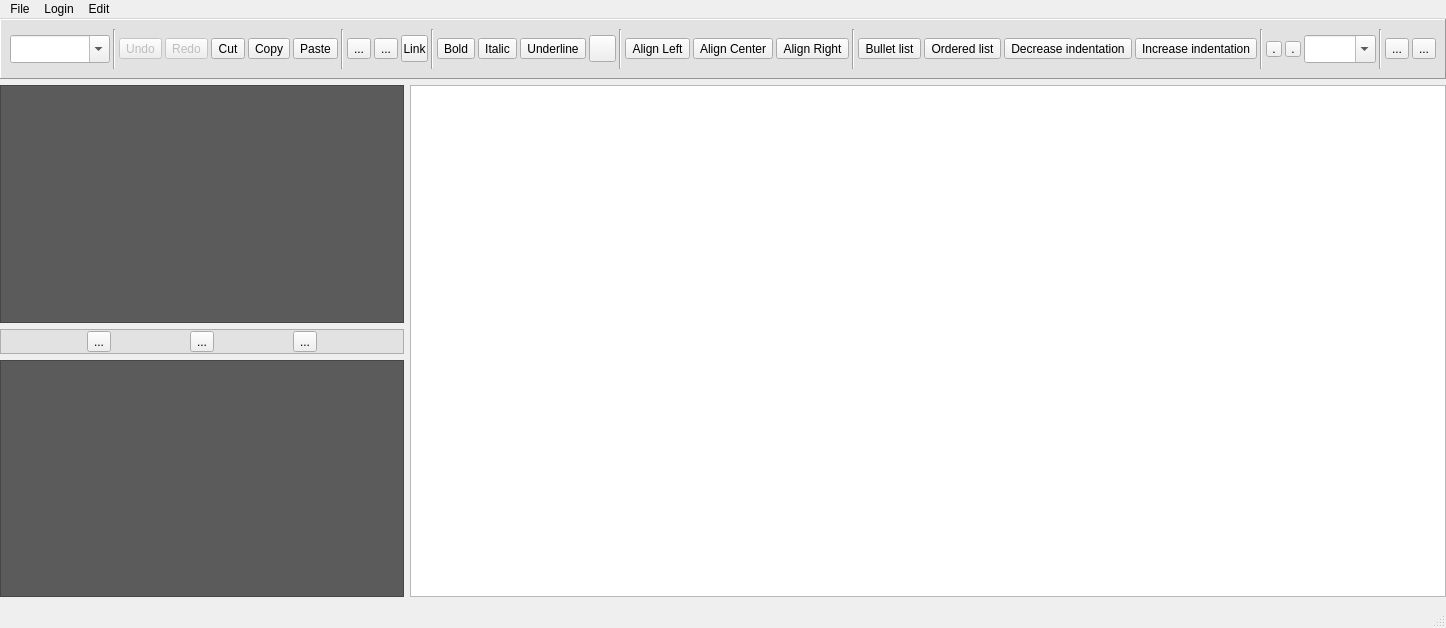
<?xml version="1.0" encoding="UTF-8"?>
<ui version="4.0">
 <class>Editor</class>
 <widget class="QMainWindow" name="Editor">
  <property name="geometry">
   <rect>
    <x>0</x>
    <y>0</y>
    <width>894</width>
    <height>628</height>
   </rect>
  </property>
  <property name="sizePolicy">
   <sizepolicy hsizetype="Preferred" vsizetype="Maximum">
    <horstretch>0</horstretch>
    <verstretch>0</verstretch>
   </sizepolicy>
  </property>
  <property name="windowTitle">
   <string>Editor</string>
  </property>
  <property name="styleSheet">
   <string notr="true"/>
  </property>
  <widget class="QWidget" name="centralwidget">
   <property name="styleSheet">
    <string notr="true"/>
   </property>
   <layout class="QVBoxLayout" name="verticalLayout">
    <property name="leftMargin">
     <number>0</number>
    </property>
    <property name="topMargin">
     <number>0</number>
    </property>
    <property name="rightMargin">
     <number>0</number>
    </property>
    <item alignment="Qt::AlignVCenter">
     <widget class="QFrame" name="frame">
      <property name="sizePolicy">
       <sizepolicy hsizetype="Expanding" vsizetype="Expanding">
        <horstretch>0</horstretch>
        <verstretch>0</verstretch>
       </sizepolicy>
      </property>
      <property name="minimumSize">
       <size>
        <width>0</width>
        <height>60</height>
       </size>
      </property>
      <property name="maximumSize">
       <size>
        <width>16777215</width>
        <height>80</height>
       </size>
      </property>
      <property name="styleSheet">
       <string notr="true">QFrame#frame
{
	background-color: rgb(226, 226, 226);
}</string>
      </property>
      <property name="frameShape">
       <enum>QFrame::Panel</enum>
      </property>
      <property name="frameShadow">
       <enum>QFrame::Raised</enum>
      </property>
      <layout class="QVBoxLayout" name="verticalLayout_3">
       <item>
        <widget class="QFrame" name="f_toolBar">
         <property name="sizePolicy">
          <sizepolicy hsizetype="Expanding" vsizetype="Expanding">
           <horstretch>0</horstretch>
           <verstretch>0</verstretch>
          </sizepolicy>
         </property>
         <property name="minimumSize">
          <size>
           <width>870</width>
           <height>40</height>
          </size>
         </property>
         <property name="maximumSize">
          <size>
           <width>1200</width>
           <height>16777215</height>
          </size>
         </property>
         <property name="styleSheet">
          <string notr="true"/>
         </property>
         <layout class="QHBoxLayout" name="horizontalLayout_3">
          <property name="spacing">
           <number>3</number>
          </property>
          <property name="sizeConstraint">
           <enum>QLayout::SetMinimumSize</enum>
          </property>
          <property name="leftMargin">
           <number>0</number>
          </property>
          <property name="topMargin">
           <number>0</number>
          </property>
          <property name="rightMargin">
           <number>0</number>
          </property>
          <property name="bottomMargin">
           <number>0</number>
          </property>
          <item>
           <widget class="QComboBox" name="f_paragraph">
            <property name="sizePolicy">
             <sizepolicy hsizetype="Maximum" vsizetype="Maximum">
              <horstretch>0</horstretch>
              <verstretch>0</verstretch>
             </sizepolicy>
            </property>
            <property name="minimumSize">
             <size>
              <width>100</width>
              <height>0</height>
             </size>
            </property>
            <property name="maximumSize">
             <size>
              <width>100</width>
              <height>28</height>
             </size>
            </property>
            <property name="focusPolicy">
             <enum>Qt::ClickFocus</enum>
            </property>
            <property name="toolTip">
             <string>Paragraph formatting</string>
            </property>
            <property name="editable">
             <bool>true</bool>
            </property>
           </widget>
          </item>
          <item>
           <widget class="Line" name="line_4">
            <property name="orientation">
             <enum>Qt::Vertical</enum>
            </property>
           </widget>
          </item>
          <item>
           <widget class="QToolButton" name="f_undo">
            <property name="enabled">
             <bool>false</bool>
            </property>
            <property name="focusPolicy">
             <enum>Qt::ClickFocus</enum>
            </property>
            <property name="toolTip">
             <string>Undo (CTRL+Z)</string>
            </property>
            <property name="styleSheet">
             <string notr="true"/>
            </property>
            <property name="text">
             <string>Undo</string>
            </property>
            <property name="icon">
             <iconset resource="../resources/myqrc.qrc">
              <normaloff>:/images/ico/editor-undo.png</normaloff>:/images/ico/editor-undo.png</iconset>
            </property>
            <property name="iconSize">
             <size>
              <width>16</width>
              <height>16</height>
             </size>
            </property>
           </widget>
          </item>
          <item>
           <widget class="QToolButton" name="f_redo">
            <property name="enabled">
             <bool>false</bool>
            </property>
            <property name="focusPolicy">
             <enum>Qt::ClickFocus</enum>
            </property>
            <property name="toolTip">
             <string>Redo</string>
            </property>
            <property name="styleSheet">
             <string notr="true"/>
            </property>
            <property name="text">
             <string>Redo</string>
            </property>
            <property name="icon">
             <iconset>
              <normaloff>../resources/images/ico/editor-redo.png</normaloff>../resources/images/ico/editor-redo.png</iconset>
            </property>
            <property name="iconSize">
             <size>
              <width>16</width>
              <height>16</height>
             </size>
            </property>
           </widget>
          </item>
          <item>
           <widget class="QToolButton" name="f_cut">
            <property name="focusPolicy">
             <enum>Qt::ClickFocus</enum>
            </property>
            <property name="toolTip">
             <string>Cut (CTRL+X)</string>
            </property>
            <property name="styleSheet">
             <string notr="true"/>
            </property>
            <property name="text">
             <string>Cut</string>
            </property>
            <property name="icon">
             <iconset resource="../resources/myqrc.qrc">
              <normaloff>:/images/ico/editor-cut.png</normaloff>:/images/ico/editor-cut.png</iconset>
            </property>
            <property name="iconSize">
             <size>
              <width>16</width>
              <height>16</height>
             </size>
            </property>
           </widget>
          </item>
          <item>
           <widget class="QToolButton" name="f_copy">
            <property name="focusPolicy">
             <enum>Qt::ClickFocus</enum>
            </property>
            <property name="toolTip">
             <string>Copy (CTRL+C)</string>
            </property>
            <property name="styleSheet">
             <string notr="true"/>
            </property>
            <property name="text">
             <string>Copy</string>
            </property>
            <property name="icon">
             <iconset resource="../resources/myqrc.qrc">
              <normaloff>:/images/ico/editor-copy .png</normaloff>:/images/ico/editor-copy .png</iconset>
            </property>
            <property name="iconSize">
             <size>
              <width>16</width>
              <height>16</height>
             </size>
            </property>
           </widget>
          </item>
          <item>
           <widget class="QToolButton" name="f_paste">
            <property name="focusPolicy">
             <enum>Qt::ClickFocus</enum>
            </property>
            <property name="toolTip">
             <string>Paste (CTRL+V)</string>
            </property>
            <property name="styleSheet">
             <string notr="true"/>
            </property>
            <property name="text">
             <string>Paste</string>
            </property>
            <property name="icon">
             <iconset resource="../resources/myqrc.qrc">
              <normaloff>:/images/ico/editor-paste.png</normaloff>:/images/ico/editor-paste.png</iconset>
            </property>
            <property name="iconSize">
             <size>
              <width>16</width>
              <height>16</height>
             </size>
            </property>
           </widget>
          </item>
          <item>
           <widget class="Line" name="line_2">
            <property name="orientation">
             <enum>Qt::Vertical</enum>
            </property>
           </widget>
          </item>
          <item>
           <widget class="QToolButton" name="f_split_paragraph">
            <property name="toolTip">
             <string>Horizental Line</string>
            </property>
            <property name="styleSheet">
             <string notr="true"/>
            </property>
            <property name="text">
             <string>...</string>
            </property>
            <property name="icon">
             <iconset resource="../resources/myqrc.qrc">
              <normaloff>:/images/ico/editor-hr.png</normaloff>:/images/ico/editor-hr.png</iconset>
            </property>
           </widget>
          </item>
          <item>
           <widget class="QToolButton" name="f_split_page">
            <property name="toolTip">
             <string>Double Horizental Line</string>
            </property>
            <property name="styleSheet">
             <string notr="true"/>
            </property>
            <property name="text">
             <string>...</string>
            </property>
            <property name="icon">
             <iconset resource="../resources/myqrc.qrc">
              <normaloff>:/images/ico/split-page.png</normaloff>:/images/ico/split-page.png</iconset>
            </property>
           </widget>
          </item>
          <item>
           <widget class="QToolButton" name="f_link">
            <property name="minimumSize">
             <size>
              <width>27</width>
              <height>27</height>
             </size>
            </property>
            <property name="focusPolicy">
             <enum>Qt::ClickFocus</enum>
            </property>
            <property name="toolTip">
             <string>Link (CTRL+L)</string>
            </property>
            <property name="styleSheet">
             <string notr="true"/>
            </property>
            <property name="text">
             <string>Link</string>
            </property>
            <property name="icon">
             <iconset resource="../resources/myqrc.qrc">
              <normaloff>:/images/ico/editor-link.png</normaloff>:/images/ico/editor-link.png</iconset>
            </property>
            <property name="iconSize">
             <size>
              <width>16</width>
              <height>16</height>
             </size>
            </property>
            <property name="checkable">
             <bool>true</bool>
            </property>
           </widget>
          </item>
          <item>
           <widget class="Line" name="line_3">
            <property name="orientation">
             <enum>Qt::Vertical</enum>
            </property>
           </widget>
          </item>
          <item>
           <widget class="QToolButton" name="f_bold">
            <property name="focusPolicy">
             <enum>Qt::ClickFocus</enum>
            </property>
            <property name="toolTip">
             <string notr="true">Bold (CTRL+B)</string>
            </property>
            <property name="styleSheet">
             <string notr="true"/>
            </property>
            <property name="text">
             <string>Bold</string>
            </property>
            <property name="icon">
             <iconset resource="../resources/myqrc.qrc">
              <normaloff>:/images/ico/editor-bold.png</normaloff>:/images/ico/editor-bold.png</iconset>
            </property>
            <property name="iconSize">
             <size>
              <width>20</width>
              <height>20</height>
             </size>
            </property>
            <property name="checkable">
             <bool>true</bool>
            </property>
           </widget>
          </item>
          <item>
           <widget class="QToolButton" name="f_italic">
            <property name="focusPolicy">
             <enum>Qt::ClickFocus</enum>
            </property>
            <property name="toolTip">
             <string>Italic (CTRL+I)</string>
            </property>
            <property name="styleSheet">
             <string notr="true"/>
            </property>
            <property name="text">
             <string>Italic</string>
            </property>
            <property name="icon">
             <iconset resource="../resources/myqrc.qrc">
              <normaloff>:/images/ico/editor-italic.png</normaloff>:/images/ico/editor-italic.png</iconset>
            </property>
            <property name="iconSize">
             <size>
              <width>20</width>
              <height>20</height>
             </size>
            </property>
            <property name="checkable">
             <bool>true</bool>
            </property>
           </widget>
          </item>
          <item>
           <widget class="QToolButton" name="f_underline">
            <property name="focusPolicy">
             <enum>Qt::ClickFocus</enum>
            </property>
            <property name="toolTip">
             <string>Underline (CTRL+U)</string>
            </property>
            <property name="styleSheet">
             <string notr="true"/>
            </property>
            <property name="text">
             <string>Underline</string>
            </property>
            <property name="icon">
             <iconset resource="../resources/myqrc.qrc">
              <normaloff>:/images/ico/editor-underline.png</normaloff>:/images/ico/editor-underline.png</iconset>
            </property>
            <property name="iconSize">
             <size>
              <width>20</width>
              <height>20</height>
             </size>
            </property>
            <property name="checkable">
             <bool>true</bool>
            </property>
           </widget>
          </item>
          <item>
           <widget class="QToolButton" name="f_strikeout">
            <property name="minimumSize">
             <size>
              <width>27</width>
              <height>27</height>
             </size>
            </property>
            <property name="maximumSize">
             <size>
              <width>27</width>
              <height>27</height>
             </size>
            </property>
            <property name="styleSheet">
             <string notr="true"/>
            </property>
            <property name="text">
             <string/>
            </property>
            <property name="icon">
             <iconset resource="../resources/myqrc.qrc">
              <normaloff>:/images/ico/editor-strikethrough.png</normaloff>:/images/ico/editor-strikethrough.png</iconset>
            </property>
            <property name="checkable">
             <bool>true</bool>
            </property>
           </widget>
          </item>
          <item>
           <widget class="Line" name="line_8">
            <property name="orientation">
             <enum>Qt::Vertical</enum>
            </property>
           </widget>
          </item>
          <item>
           <widget class="QToolButton" name="f_justify_left">
            <property name="styleSheet">
             <string notr="true"/>
            </property>
            <property name="text">
             <string>Align Left</string>
            </property>
            <property name="icon">
             <iconset resource="../resources/myqrc.qrc">
              <normaloff>:/images/ico/editor-align-left.png</normaloff>:/images/ico/editor-align-left.png</iconset>
            </property>
            <property name="checkable">
             <bool>false</bool>
            </property>
           </widget>
          </item>
          <item>
           <widget class="QToolButton" name="f_justify_center">
            <property name="styleSheet">
             <string notr="true"/>
            </property>
            <property name="text">
             <string>Align Center</string>
            </property>
            <property name="icon">
             <iconset resource="../resources/myqrc.qrc">
              <normaloff>:/images/ico/editor-align-center.png</normaloff>:/images/ico/editor-align-center.png</iconset>
            </property>
            <property name="checkable">
             <bool>false</bool>
            </property>
           </widget>
          </item>
          <item>
           <widget class="QToolButton" name="f_justify_right">
            <property name="styleSheet">
             <string notr="true"/>
            </property>
            <property name="text">
             <string>Align Right</string>
            </property>
            <property name="icon">
             <iconset resource="../resources/myqrc.qrc">
              <normaloff>:/images/ico/editor-align-right.png</normaloff>:/images/ico/editor-align-right.png</iconset>
            </property>
            <property name="checkable">
             <bool>false</bool>
            </property>
           </widget>
          </item>
          <item>
           <widget class="Line" name="line_5">
            <property name="orientation">
             <enum>Qt::Vertical</enum>
            </property>
           </widget>
          </item>
          <item>
           <widget class="QToolButton" name="f_list_bullet">
            <property name="focusPolicy">
             <enum>Qt::ClickFocus</enum>
            </property>
            <property name="toolTip">
             <string>Bullet list (CTRL+-)</string>
            </property>
            <property name="styleSheet">
             <string notr="true"/>
            </property>
            <property name="text">
             <string>Bullet list</string>
            </property>
            <property name="icon">
             <iconset resource="../resources/myqrc.qrc">
              <normaloff>:/images/ico/editor-list-bulleted.png</normaloff>:/images/ico/editor-list-bulleted.png</iconset>
            </property>
            <property name="iconSize">
             <size>
              <width>16</width>
              <height>16</height>
             </size>
            </property>
            <property name="checkable">
             <bool>true</bool>
            </property>
           </widget>
          </item>
          <item>
           <widget class="QToolButton" name="f_list_ordered">
            <property name="focusPolicy">
             <enum>Qt::ClickFocus</enum>
            </property>
            <property name="toolTip">
             <string>Ordered list (CTRL+=)</string>
            </property>
            <property name="styleSheet">
             <string notr="true"/>
            </property>
            <property name="text">
             <string>Ordered list</string>
            </property>
            <property name="icon">
             <iconset resource="../resources/myqrc.qrc">
              <normaloff>:/images/ico/editor-list-numbers.png</normaloff>:/images/ico/editor-list-numbers.png</iconset>
            </property>
            <property name="iconSize">
             <size>
              <width>16</width>
              <height>16</height>
             </size>
            </property>
            <property name="checkable">
             <bool>true</bool>
            </property>
           </widget>
          </item>
          <item>
           <widget class="QToolButton" name="f_indent_dec">
            <property name="focusPolicy">
             <enum>Qt::ClickFocus</enum>
            </property>
            <property name="toolTip">
             <string>Decrease indentation (CTRL+,)</string>
            </property>
            <property name="styleSheet">
             <string notr="true"/>
            </property>
            <property name="text">
             <string>Decrease indentation</string>
            </property>
            <property name="icon">
             <iconset resource="../resources/myqrc.qrc">
              <normaloff>:/images/ico/editor-reduce-indent.png</normaloff>:/images/ico/editor-reduce-indent.png</iconset>
            </property>
            <property name="iconSize">
             <size>
              <width>16</width>
              <height>16</height>
             </size>
            </property>
           </widget>
          </item>
          <item>
           <widget class="QToolButton" name="f_indent_inc">
            <property name="focusPolicy">
             <enum>Qt::ClickFocus</enum>
            </property>
            <property name="toolTip">
             <string>Increase indentation (CTRL+.)</string>
            </property>
            <property name="styleSheet">
             <string notr="true"/>
            </property>
            <property name="text">
             <string>Increase indentation</string>
            </property>
            <property name="icon">
             <iconset resource="../resources/myqrc.qrc">
              <normaloff>:/images/ico/editor-add-indent.png</normaloff>:/images/ico/editor-add-indent.png</iconset>
            </property>
            <property name="iconSize">
             <size>
              <width>16</width>
              <height>16</height>
             </size>
            </property>
           </widget>
          </item>
          <item>
           <widget class="Line" name="line_6">
            <property name="orientation">
             <enum>Qt::Vertical</enum>
            </property>
           </widget>
          </item>
          <item>
           <widget class="QToolButton" name="f_fgcolor">
            <property name="minimumSize">
             <size>
              <width>16</width>
              <height>16</height>
             </size>
            </property>
            <property name="maximumSize">
             <size>
              <width>16</width>
              <height>16</height>
             </size>
            </property>
            <property name="focusPolicy">
             <enum>Qt::ClickFocus</enum>
            </property>
            <property name="toolTip">
             <string>Text foreground color</string>
            </property>
            <property name="text">
             <string>.</string>
            </property>
            <property name="iconSize">
             <size>
              <width>16</width>
              <height>16</height>
             </size>
            </property>
           </widget>
          </item>
          <item>
           <widget class="QToolButton" name="f_bgcolor">
            <property name="minimumSize">
             <size>
              <width>16</width>
              <height>16</height>
             </size>
            </property>
            <property name="maximumSize">
             <size>
              <width>16</width>
              <height>16</height>
             </size>
            </property>
            <property name="focusPolicy">
             <enum>Qt::ClickFocus</enum>
            </property>
            <property name="toolTip">
             <string>Text background color</string>
            </property>
            <property name="text">
             <string>.</string>
            </property>
            <property name="iconSize">
             <size>
              <width>16</width>
              <height>16</height>
             </size>
            </property>
           </widget>
          </item>
          <item>
           <widget class="QComboBox" name="f_fontsize">
            <property name="sizePolicy">
             <sizepolicy hsizetype="Maximum" vsizetype="Maximum">
              <horstretch>0</horstretch>
              <verstretch>0</verstretch>
             </sizepolicy>
            </property>
            <property name="maximumSize">
             <size>
              <width>88</width>
              <height>28</height>
             </size>
            </property>
            <property name="focusPolicy">
             <enum>Qt::ClickFocus</enum>
            </property>
            <property name="toolTip">
             <string>Font size</string>
            </property>
            <property name="editable">
             <bool>true</bool>
            </property>
           </widget>
          </item>
          <item>
           <widget class="Line" name="line_7">
            <property name="orientation">
             <enum>Qt::Vertical</enum>
            </property>
           </widget>
          </item>
          <item>
           <widget class="QToolButton" name="f_image">
            <property name="styleSheet">
             <string notr="true"/>
            </property>
            <property name="text">
             <string notr="true">...</string>
            </property>
            <property name="icon">
             <iconset resource="../resources/myqrc.qrc">
              <normaloff>:/images/ico/editor-image.png</normaloff>:/images/ico/editor-image.png</iconset>
            </property>
           </widget>
          </item>
          <item>
           <widget class="QToolButton" name="f_menu">
            <property name="maximumSize">
             <size>
              <width>27</width>
              <height>16777215</height>
             </size>
            </property>
            <property name="styleSheet">
             <string notr="true"/>
            </property>
            <property name="text">
             <string>...</string>
            </property>
           </widget>
          </item>
         </layout>
        </widget>
       </item>
      </layout>
     </widget>
    </item>
    <item>
     <layout class="QHBoxLayout" name="horizontalLayout">
      <item>
       <layout class="QVBoxLayout" name="verticalLayout_2">
        <item>
         <widget class="QTreeView" name="local_filesystem_view">
          <property name="sizePolicy">
           <sizepolicy hsizetype="Maximum" vsizetype="Expanding">
            <horstretch>0</horstretch>
            <verstretch>0</verstretch>
           </sizepolicy>
          </property>
          <property name="minimumSize">
           <size>
            <width>202</width>
            <height>224</height>
           </size>
          </property>
          <property name="maximumSize">
           <size>
            <width>404</width>
            <height>16777215</height>
           </size>
          </property>
          <property name="styleSheet">
           <string notr="true">QTreeView
{
	
	background-color: rgb(91, 91, 91);
	color:white;
}</string>
          </property>
          <property name="editTriggers">
           <set>QAbstractItemView::NoEditTriggers</set>
          </property>
         </widget>
        </item>
        <item>
         <widget class="QFrame" name="frame_2">
          <property name="minimumSize">
           <size>
            <width>202</width>
            <height>25</height>
           </size>
          </property>
          <property name="maximumSize">
           <size>
            <width>404</width>
            <height>30</height>
           </size>
          </property>
          <property name="styleSheet">
           <string notr="true">QFrame
{
	background-color: rgb(226, 226, 226);
}</string>
          </property>
          <property name="frameShape">
           <enum>QFrame::StyledPanel</enum>
          </property>
          <property name="frameShadow">
           <enum>QFrame::Raised</enum>
          </property>
          <layout class="QHBoxLayout" name="horizontalLayout_2">
           <property name="spacing">
            <number>2</number>
           </property>
           <property name="topMargin">
            <number>0</number>
           </property>
           <property name="bottomMargin">
            <number>0</number>
           </property>
           <item>
            <widget class="QToolButton" name="n_upload">
             <property name="styleSheet">
              <string notr="true"/>
             </property>
             <property name="text">
              <string>...</string>
             </property>
             <property name="icon">
              <iconset resource="../resources/myqrc.qrc">
               <normaloff>:/images/ico/n-upload.png</normaloff>:/images/ico/n-upload.png</iconset>
             </property>
            </widget>
           </item>
           <item>
            <widget class="QToolButton" name="n_delete">
             <property name="styleSheet">
              <string notr="true"/>
             </property>
             <property name="text">
              <string>...</string>
             </property>
             <property name="icon">
              <iconset theme="edit-delete" resource="../resources/myqrc.qrc">
               <normaloff>:/images/ico/n-delete.png</normaloff>:/images/ico/n-delete.png</iconset>
             </property>
            </widget>
           </item>
           <item>
            <widget class="QToolButton" name="n_refresh">
             <property name="styleSheet">
              <string notr="true"/>
             </property>
             <property name="text">
              <string>...</string>
             </property>
             <property name="icon">
              <iconset theme="view-refresh" resource="../resources/myqrc.qrc">
               <normaloff>:/images/ico/n-refresh.png</normaloff>:/images/ico/n-refresh.png</iconset>
             </property>
            </widget>
           </item>
          </layout>
         </widget>
        </item>
        <item>
         <widget class="QListView" name="remote_file_view">
          <property name="sizePolicy">
           <sizepolicy hsizetype="Maximum" vsizetype="Expanding">
            <horstretch>0</horstretch>
            <verstretch>0</verstretch>
           </sizepolicy>
          </property>
          <property name="minimumSize">
           <size>
            <width>202</width>
            <height>223</height>
           </size>
          </property>
          <property name="maximumSize">
           <size>
            <width>404</width>
            <height>16777215</height>
           </size>
          </property>
          <property name="styleSheet">
           <string notr="true">QListView
{
	
	background-color: rgb(91, 91, 91);
	color:white;
}</string>
          </property>
          <property name="editTriggers">
           <set>QAbstractItemView::NoEditTriggers</set>
          </property>
         </widget>
        </item>
       </layout>
      </item>
      <item>
       <widget class="MTextEdit" name="textEdit">
        <property name="sizePolicy">
         <sizepolicy hsizetype="Minimum" vsizetype="Minimum">
          <horstretch>0</horstretch>
          <verstretch>0</verstretch>
         </sizepolicy>
        </property>
        <property name="minimumSize">
         <size>
          <width>671</width>
          <height>501</height>
         </size>
        </property>
        <property name="inputMethodHints">
         <set>Qt::ImhMultiLine</set>
        </property>
       </widget>
      </item>
     </layout>
    </item>
   </layout>
  </widget>
  <widget class="QMenuBar" name="menubar">
   <property name="geometry">
    <rect>
     <x>0</x>
     <y>0</y>
     <width>894</width>
     <height>26</height>
    </rect>
   </property>
   <widget class="QMenu" name="menuFile">
    <property name="title">
     <string>File</string>
    </property>
    <widget class="QMenu" name="menuexport">
     <property name="title">
      <string>export</string>
     </property>
     <addaction name="actionlatex"/>
     <addaction name="actionpdf"/>
    </widget>
    <addaction name="actionnew"/>
    <addaction name="actionopen"/>
    <addaction name="actionopen_folder"/>
    <addaction name="actionsave"/>
    <addaction name="menuexport"/>
   </widget>
   <widget class="QMenu" name="menuLogin">
    <property name="title">
     <string>Login</string>
    </property>
    <addaction name="actionlogin"/>
    <addaction name="actionregister"/>
    <addaction name="actionlogout"/>
   </widget>
   <widget class="QMenu" name="menuEdit">
    <property name="title">
     <string>Edit</string>
    </property>
    <addaction name="actionRemove_All_Formating"/>
    <addaction name="actionRemove_Character_Formatting"/>
    <addaction name="actionEdit_Document_Source"/>
   </widget>
   <addaction name="menuFile"/>
   <addaction name="menuLogin"/>
   <addaction name="menuEdit"/>
  </widget>
  <widget class="QStatusBar" name="statusbar">
   <property name="styleSheet">
    <string notr="true">color:white</string>
   </property>
  </widget>
  <action name="actionopen">
   <property name="text">
    <string>open</string>
   </property>
  </action>
  <action name="actionsave">
   <property name="text">
    <string>save</string>
   </property>
  </action>
  <action name="actionopen_folder">
   <property name="text">
    <string>open folder</string>
   </property>
  </action>
  <action name="actionupload">
   <property name="text">
    <string>upload</string>
   </property>
  </action>
  <action name="actionexport_to_pdf">
   <property name="text">
    <string>export to pdf</string>
   </property>
  </action>
  <action name="actionlatex">
   <property name="text">
    <string>latex</string>
   </property>
  </action>
  <action name="actionpdf">
   <property name="text">
    <string>pdf</string>
   </property>
  </action>
  <action name="actionlogin">
   <property name="text">
    <string>login</string>
   </property>
  </action>
  <action name="actionregister">
   <property name="text">
    <string>register</string>
   </property>
  </action>
  <action name="actionlogout">
   <property name="text">
    <string>logout</string>
   </property>
  </action>
  <action name="actionRemove_All_Formating">
   <property name="text">
    <string>Remove All Formating</string>
   </property>
  </action>
  <action name="actionRemove_Character_Formatting">
   <property name="text">
    <string>Remove Character Formatting</string>
   </property>
  </action>
  <action name="actionEdit_Document_Source">
   <property name="text">
    <string>Edit Document Source</string>
   </property>
  </action>
  <action name="actionnew">
   <property name="text">
    <string>new</string>
   </property>
   <property name="shortcut">
    <string>Ctrl+N</string>
   </property>
  </action>
 </widget>
 <customwidgets>
  <customwidget>
   <class>MTextEdit</class>
   <extends>QTextEdit</extends>
   <header>src/mtextedit.h</header>
  </customwidget>
 </customwidgets>
 <resources>
  <include location="../resources/myqrc.qrc"/>
 </resources>
 <connections/>
</ui>
